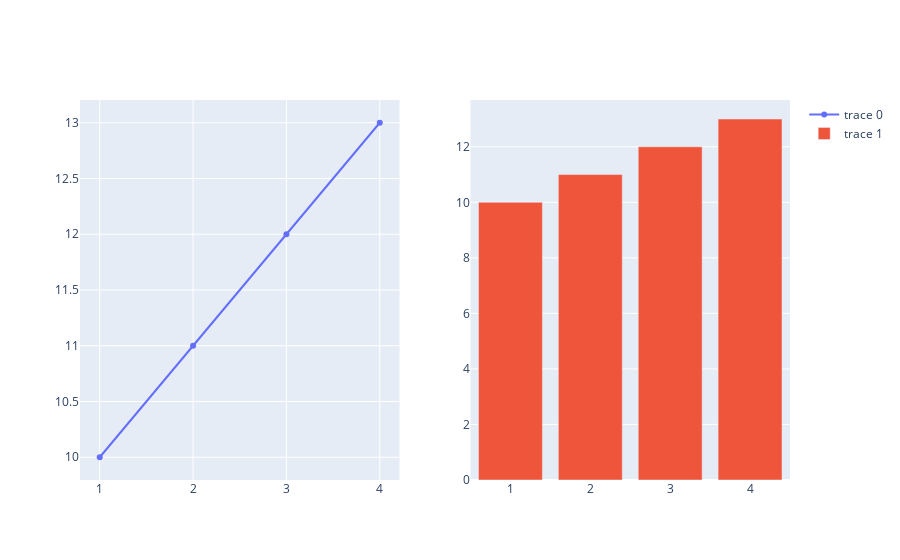

Notebook source saved alongside this figure:
### Code cell
from plotly.subplots import make_subplots
import plotly.graph_objects as go

# Creating subplots
fig = make_subplots(rows=1, cols=2)
fig.add_trace(go.Scatter(x=data['x'], y=data['y']), row=1, col=1)
fig.add_trace(go.Bar(x=data['x'], y=data['y']), row=1, col=2)
fig.show()

### Figure 1 — Plotly figure (JSON) as saved in the notebook; plotly's stock layout.template omitted (floating-point values rounded to 4 significant figures)
{"data": [{"type": "scatter", "x": [1, 2, 3, 4], "xaxis": "x", "y": [10, 11, 12, 13], "yaxis": "y"}, {"type": "bar", "x": [1, 2, 3, 4], "xaxis": "x2", "y": [10, 11, 12, 13], "yaxis": "y2"}], "layout": {"xaxis": {"anchor": "y", "domain": [0, 0.45]}, "xaxis2": {"anchor": "y2", "domain": [0.55, 1]}, "yaxis": {"anchor": "x", "domain": [0, 1]}, "yaxis2": {"anchor": "x2", "domain": [0, 1]}}}
